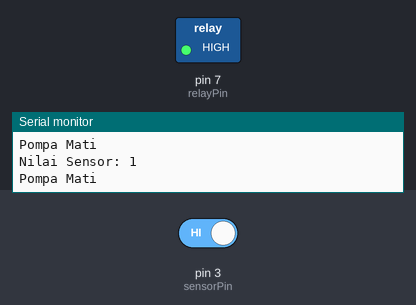
Simulated run of this sketch. Board: Arduino Uno, built with avr-gcc and run on an emulated ATmega328P. Shown: switched loads named in the sketch (green lamp = pin HIGH), the last lines printed to the serial monitor. Inputs (shaded band) come from the test bench; at power-on: pin 3 (sensorPin) HIGH.

Above: at 1.8 s.
1.9 s: pin 3 (sensorPin) driven LOW
At 2.6 s:
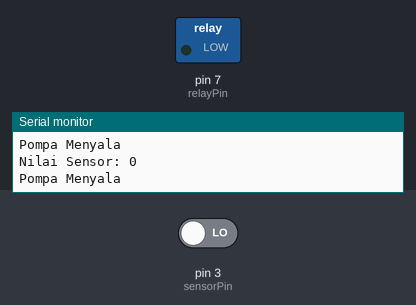
3.5 s: pin 3 (sensorPin) driven HIGH
At 3.8 s:
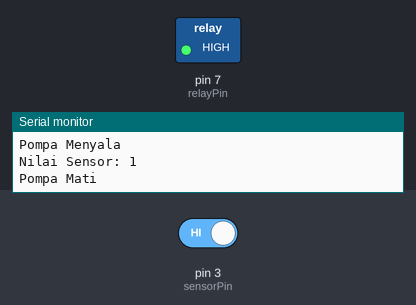
Timing chart, 0 to 6.5 s (numbered marks = the images above; inputs shaded):
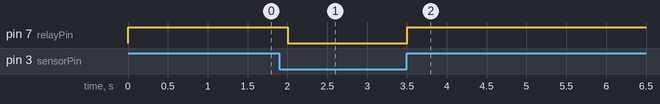

The sketch:

automatic_dispenser.ino
```cpp
//PROJECT UPRAK DISPENSER OTOMATIS
const int sensorPin = 3;
const int relayPin = 7;

void setup() {
  //setup
  pinMode(sensorPin, INPUT);   //sensor sebagai input
  pinMode(relayPin, OUTPUT);   //relay sebagai output
  digitalWrite(relayPin, LOW);
  Serial.begin(9600);
}

void loop() {
  //logic
  int sensorState = digitalRead(sensorPin);

  Serial.print("Nilai Sensor: ");
  Serial.println(sensorState);

  if (sensorState == LOW) {
    digitalWrite(relayPin, LOW);
    Serial.println("Pompa Menyala");
  } else {
    digitalWrite(relayPin, HIGH);
    Serial.println("Pompa Mati");
  }
  delay(500);
}
```

Measured:
- after the input at 1.9 s, pin 7 (relayPin): HIGH → LOW after 0.10 s
- after the input at 3.5 s, pin 7 (relayPin): LOW → HIGH at once
